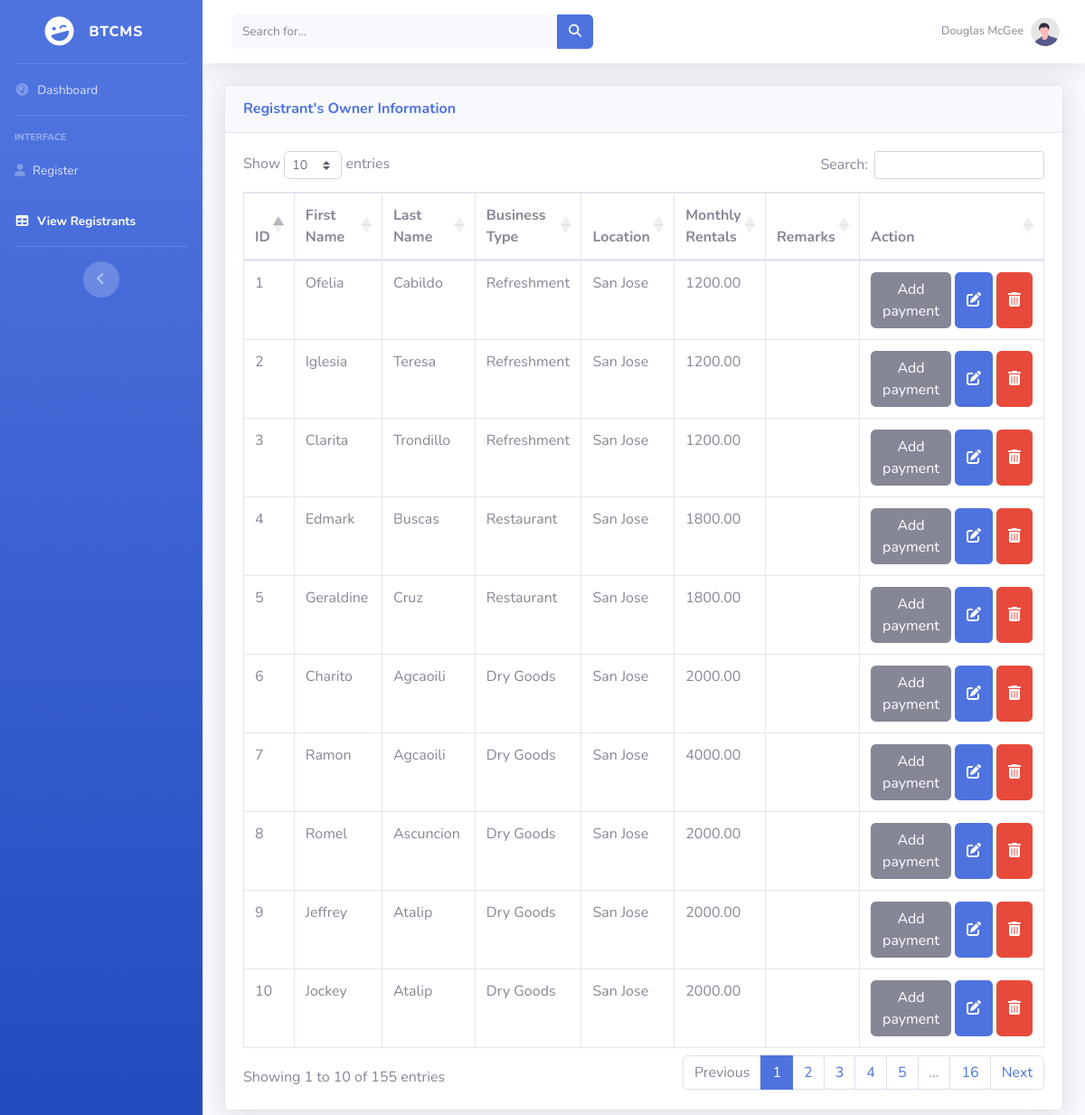
/tables.php, run on the app's committed database.
### tables this page shows
CREATE TABLE `registrants` (
  `id` int(6) UNSIGNED NOT NULL,
  `first_name` varchar(30) NOT NULL,
  `last_name` varchar(30) NOT NULL,
  `business_type` varchar(30) NOT NULL,
  `actual_occupant` varchar(50) NOT NULL,
  `location` varchar(50) NOT NULL,
  `stall_occupant` varchar(50) NOT NULL,
  `stall_rental` decimal(10,2) NOT NULL,
  `lot_rental` decimal(10,2) NOT NULL,
  `slaughter_fee` decimal(10,2) NOT NULL,
  `electric_bill` decimal(10,2) NOT NULL,
  `water_bill` decimal(10,2) NOT NULL,
  `month` date NOT NULL,
  `monthly_rentals` decimal(10,2) NOT NULL,
  `remarks` text DEFAULT NULL
);

### tables.php (the view, shortened to what this page needs)
<?php
include 'dashboard.php';
 ?>
                <div class="container-fluid">
                    <div class="card shadow mb-4">
                        <div class="card-header py-3">
                            <h6 class="m-0 font-weight-bold text-primary">Registrant's Owner Information</h6>
                        </div>
                        <div class="card-body">
                            <div class="table-responsive">
                                <table class="table table-bordered" id="dataTable" width="100%" cellspacing="0">
                                    <thead>
                                        <tr>
                                            <th>ID</th>
                                            <th>First Name</th>
                                            <th>Last Name</th>
                                            <th>Business Type</th>
                                            <th>Location</th>
                                            <th>Monthly Rentals</th>
                                            <th>Remarks</th>
                                            <th>Action</th>
                                        </tr>
                                    </thead>
                                    <tbody>
                                          <?php
    $host = 'localhost';
    $username = 'root';
    $password = '';
    $dbname = 'registration';
    $conn = new mysqli($host, $username, $password, $dbname);
   $stmt = $conn->prepare("SELECT id, first_name, last_name, business_type, location, monthly_rentals, remarks FROM registrants");
$stmt->execute();
$stmt->bind_result($id, $first_name, $last_name, $business_type,  $location, $monthly_rentals, $remarks);
$counter = 1;
while ($stmt->fetch()) {
  echo "<tr>";
  echo "<td>$counter</td>";
  echo "<td>" . ucwords($first_name) . "</td>";
  echo "<td>" . ucwords($last_name) . "</td>";
  echo "<td>$business_type</td>";
  echo "<td>$location</td>";
  echo "<td>$monthly_rentals</td>";
  echo "<td>$remarks</td>";
  echo "<td>";
  echo "
  <div class='d-flex justify-content-center'>
  <a class='btn btn-secondary mr-1' href='add_payment.php?id=". $id ."'>Add payment</a>
  <button class='btn btn-primary edit-btn mr-1' data-id='" . $id . "' data-toggle='modal' data-target='#editModal'><i class='fas fa-edit'></i></button> ";
  echo "<button class='btn btn-danger delete-btn' data-id='" . $id . "' data-toggle='modal' data-target='#deleteModal'><i class='fas fa-trash-alt'></i></button>
  </div>
  ";
  echo "</td>";
  echo "</tr>";
  $counter++;
}
    ?>
                                    </tbody>
            </div>
        </div>
    </div>
</body>
</html>

### dashboard.php (shortened to what this page needs)
<!DOCTYPE html>
<html lang="en">
<head>
    <link href="vendor/fontawesome-free/css/all.min.css" rel="stylesheet" type="text/css">
    <link href="css/sb-admin-2.min.css" rel="stylesheet">
    <link href="vendor/datatables/dataTables.bootstrap4.min.css" rel="stylesheet">
</head>
<body id="page-top">
    <div id="wrapper">
        <ul class="navbar-nav bg-gradient-primary sidebar sidebar-dark accordion" id="accordionSidebar">
            <a class="sidebar-brand d-flex align-items-center justify-content-center" href="index.php">
                <div class="sidebar-brand-icon rotate-n-15">
                    <i class="fas fa-laugh-wink"></i>
                </div>
                <div class="sidebar-brand-text mx-3">BTCMS</div>
            </a>
            <hr class="sidebar-divider my-0">
            <li class="nav-item">
                    <a class="nav-link" href="index.php"> <i class="fas fa-fw
                    fa-tachometer-alt"></i> <span>Dashboard</span></a> </li>
            <hr class="sidebar-divider">
            <div class="sidebar-heading">
                Interface
            </div>
            <li class="nav-item">
                <a class="nav-link" href="registration.php">
                    <i class="fas fa-user"></i>
                    <span>Register</span></a>
            </li>
            <li class="nav-item active">
                <a class="nav-link" href="tables.php">
                    <i class="fas fa-fw fa-table"></i>
                    <span>View Registrants</span></a>
            </li>
            <hr class="sidebar-divider d-none d-md-block">
            <div class="text-center d-none d-md-inline">
                <button class="rounded-circle border-0" id="sidebarToggle"></button>
            </div>
        </ul>
        <div id="content-wrapper" class="d-flex flex-column">
            <div id="content">
                <nav class="navbar navbar-expand navbar-light bg-white topbar mb-4 static-top shadow">
                    <form
                        class="d-none d-sm-inline-block form-inline mr-auto ml-md-3 my-2 my-md-0 mw-100 navbar-search">
                        <div class="input-group">
                            <input type="text" class="form-control bg-light border-0 small" placeholder="Search for..."
                                aria-label="Search" aria-describedby="basic-addon2">
                            <div class="input-group-append">
                                <button class="btn btn-primary" type="button">
                                    <i class="fas fa-search fa-sm"></i>
                                </button>
                            </div>
                        </div>
                    </form>
                    <ul class="navbar-nav ml-auto">
                        <li class="nav-item dropdown no-arrow d-sm-none">
                        <li class="nav-item dropdown no-arrow">
                            <a class="nav-link dropdown-toggle" href="#" id="userDropdown" role="button"
                                data-toggle="dropdown" aria-haspopup="true" aria-expanded="false">
                                <span class="mr-2 d-none d-lg-inline text-gray-600 small">Douglas McGee</span>
                                <img class="img-profile rounded-circle"
                                    src="img/undraw_profile.svg">
                            </a>
                        </li>
                    </ul>
                </nav>

### data on the page
registrants: first_name "Ofelia", last_name "Cabildo", business_type "Refreshment", location "San Jose", monthly_rentals "1200.00"
registrants: first_name "Iglesia", last_name "Teresa", business_type "Refreshment", location "San Jose", monthly_rentals "1200.00"
registrants: first_name "Clarita", last_name "Trondillo", business_type "Refreshment", location "San Jose", monthly_rentals "1200.00"
registrants: first_name "Edmark", last_name "Buscas", business_type "Restaurant", location "San Jose", monthly_rentals "1800.00"
registrants: first_name "Geraldine", last_name "Cruz", business_type "Restaurant", location "San Jose", monthly_rentals "1800.00"
registrants: first_name "Charito", last_name "Agcaoili", business_type "Dry Goods", location "San Jose", monthly_rentals "2000.00"
registrants: first_name "Ramon", last_name "Agcaoili", business_type "Dry Goods", location "San Jose", monthly_rentals "4000.00"
registrants: first_name "Romel", last_name "Ascuncion", business_type "Dry Goods", location "San Jose", monthly_rentals "2000.00"
registrants: first_name "Jeffrey", last_name "Atalip", business_type "Dry Goods", location "San Jose", monthly_rentals "2000.00"
registrants: first_name "Jockey", last_name "Atalip", business_type "Dry Goods", location "San Jose", monthly_rentals "2000.00"
